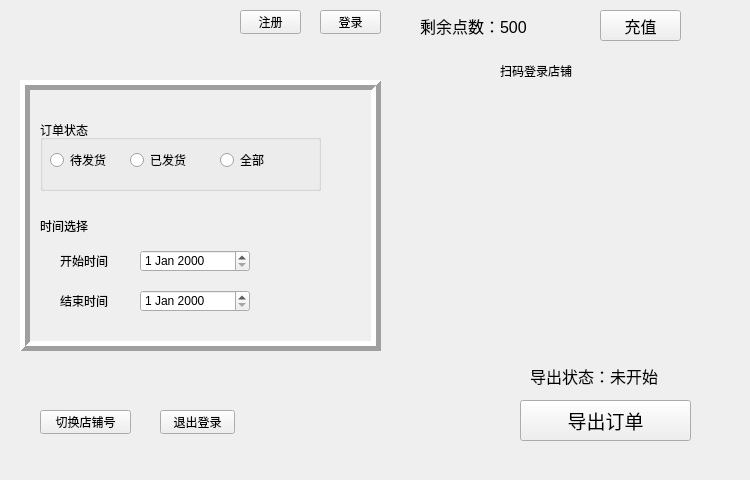
<?xml version="1.0" encoding="UTF-8"?>
<ui version="4.0">
 <class>ExportForm</class>
 <widget class="QWidget" name="ExportForm">
  <property name="geometry">
   <rect>
    <x>0</x>
    <y>0</y>
    <width>750</width>
    <height>480</height>
   </rect>
  </property>
  <property name="windowTitle">
   <string>导出页面</string>
  </property>
  <widget class="QLabel" name="qrcode">
   <property name="geometry">
    <rect>
     <x>430</x>
     <y>90</y>
     <width>240</width>
     <height>240</height>
    </rect>
   </property>
   <property name="text">
    <string/>
   </property>
  </widget>
  <widget class="QLabel" name="login_status">
   <property name="geometry">
    <rect>
     <x>500</x>
     <y>60</y>
     <width>131</width>
     <height>21</height>
    </rect>
   </property>
   <property name="font">
    <font>
     <pointsize>9</pointsize>
    </font>
   </property>
   <property name="text">
    <string>扫码登录店铺</string>
   </property>
  </widget>
  <widget class="QPushButton" name="export_bt">
   <property name="geometry">
    <rect>
     <x>520</x>
     <y>400</y>
     <width>171</width>
     <height>41</height>
    </rect>
   </property>
   <property name="font">
    <font>
     <pointsize>14</pointsize>
    </font>
   </property>
   <property name="text">
    <string>导出订单</string>
   </property>
  </widget>
  <widget class="QLabel" name="export_status">
   <property name="enabled">
    <bool>true</bool>
   </property>
   <property name="geometry">
    <rect>
     <x>530</x>
     <y>360</y>
     <width>221</width>
     <height>31</height>
    </rect>
   </property>
   <property name="font">
    <font>
     <pointsize>12</pointsize>
    </font>
   </property>
   <property name="text">
    <string>导出状态：未开始</string>
   </property>
  </widget>
  <widget class="QFrame" name="frame_charge">
   <property name="geometry">
    <rect>
     <x>20</x>
     <y>80</y>
     <width>361</width>
     <height>271</height>
    </rect>
   </property>
   <property name="frameShape">
    <enum>QFrame::Box</enum>
   </property>
   <property name="frameShadow">
    <enum>QFrame::Raised</enum>
   </property>
   <property name="lineWidth">
    <number>5</number>
   </property>
   <widget class="QLabel" name="selet_title">
    <property name="geometry">
     <rect>
      <x>20</x>
      <y>130</y>
      <width>101</width>
      <height>31</height>
     </rect>
    </property>
    <property name="font">
     <font>
      <pointsize>9</pointsize>
     </font>
    </property>
    <property name="text">
     <string>时间选择</string>
    </property>
   </widget>
   <widget class="QLabel" name="begin_lb">
    <property name="geometry">
     <rect>
      <x>40</x>
      <y>170</y>
      <width>71</width>
      <height>21</height>
     </rect>
    </property>
    <property name="text">
     <string>开始时间</string>
    </property>
   </widget>
   <widget class="QLabel" name="end_lb">
    <property name="geometry">
     <rect>
      <x>40</x>
      <y>210</y>
      <width>71</width>
      <height>21</height>
     </rect>
    </property>
    <property name="text">
     <string>结束时间</string>
    </property>
   </widget>
   <widget class="QDateEdit" name="begin_date">
    <property name="geometry">
     <rect>
      <x>120</x>
      <y>170</y>
      <width>110</width>
      <height>22</height>
     </rect>
    </property>
   </widget>
   <widget class="QDateEdit" name="end_date">
    <property name="geometry">
     <rect>
      <x>120</x>
      <y>210</y>
      <width>110</width>
      <height>22</height>
     </rect>
    </property>
   </widget>
   <widget class="QGroupBox" name="status_radio_group">
    <property name="geometry">
     <rect>
      <x>20</x>
      <y>40</y>
      <width>281</width>
      <height>71</height>
     </rect>
    </property>
    <property name="title">
     <string>订单状态</string>
    </property>
    <widget class="QRadioButton" name="rb1">
     <property name="geometry">
      <rect>
       <x>10</x>
       <y>30</y>
       <width>71</width>
       <height>20</height>
      </rect>
     </property>
     <property name="text">
      <string>待发货</string>
     </property>
    </widget>
    <widget class="QRadioButton" name="rb2">
     <property name="geometry">
      <rect>
       <x>90</x>
       <y>30</y>
       <width>81</width>
       <height>20</height>
      </rect>
     </property>
     <property name="text">
      <string>已发货</string>
     </property>
    </widget>
    <widget class="QRadioButton" name="rb3">
     <property name="geometry">
      <rect>
       <x>180</x>
       <y>30</y>
       <width>95</width>
       <height>20</height>
      </rect>
     </property>
     <property name="text">
      <string>全部</string>
     </property>
    </widget>
   </widget>
  </widget>
  <widget class="QPushButton" name="logout">
   <property name="geometry">
    <rect>
     <x>160</x>
     <y>410</y>
     <width>75</width>
     <height>24</height>
    </rect>
   </property>
   <property name="text">
    <string>退出登录</string>
   </property>
  </widget>
  <widget class="QPushButton" name="switch_account">
   <property name="geometry">
    <rect>
     <x>40</x>
     <y>410</y>
     <width>91</width>
     <height>24</height>
    </rect>
   </property>
   <property name="text">
    <string>切换店铺号</string>
   </property>
  </widget>
  <widget class="QPushButton" name="register_bt">
   <property name="geometry">
    <rect>
     <x>240</x>
     <y>10</y>
     <width>61</width>
     <height>24</height>
    </rect>
   </property>
   <property name="text">
    <string>注册</string>
   </property>
  </widget>
  <widget class="QPushButton" name="login_bt">
   <property name="geometry">
    <rect>
     <x>320</x>
     <y>10</y>
     <width>61</width>
     <height>24</height>
    </rect>
   </property>
   <property name="text">
    <string>登录</string>
   </property>
  </widget>
  <widget class="QLabel" name="remain_point">
   <property name="geometry">
    <rect>
     <x>420</x>
     <y>10</y>
     <width>161</width>
     <height>31</height>
    </rect>
   </property>
   <property name="font">
    <font>
     <pointsize>12</pointsize>
    </font>
   </property>
   <property name="text">
    <string>剩余点数：500</string>
   </property>
  </widget>
  <widget class="QPushButton" name="recharge">
   <property name="geometry">
    <rect>
     <x>600</x>
     <y>10</y>
     <width>81</width>
     <height>31</height>
    </rect>
   </property>
   <property name="font">
    <font>
     <pointsize>12</pointsize>
    </font>
   </property>
   <property name="text">
    <string>充值</string>
   </property>
  </widget>
 </widget>
 <resources/>
 <connections/>
</ui>
